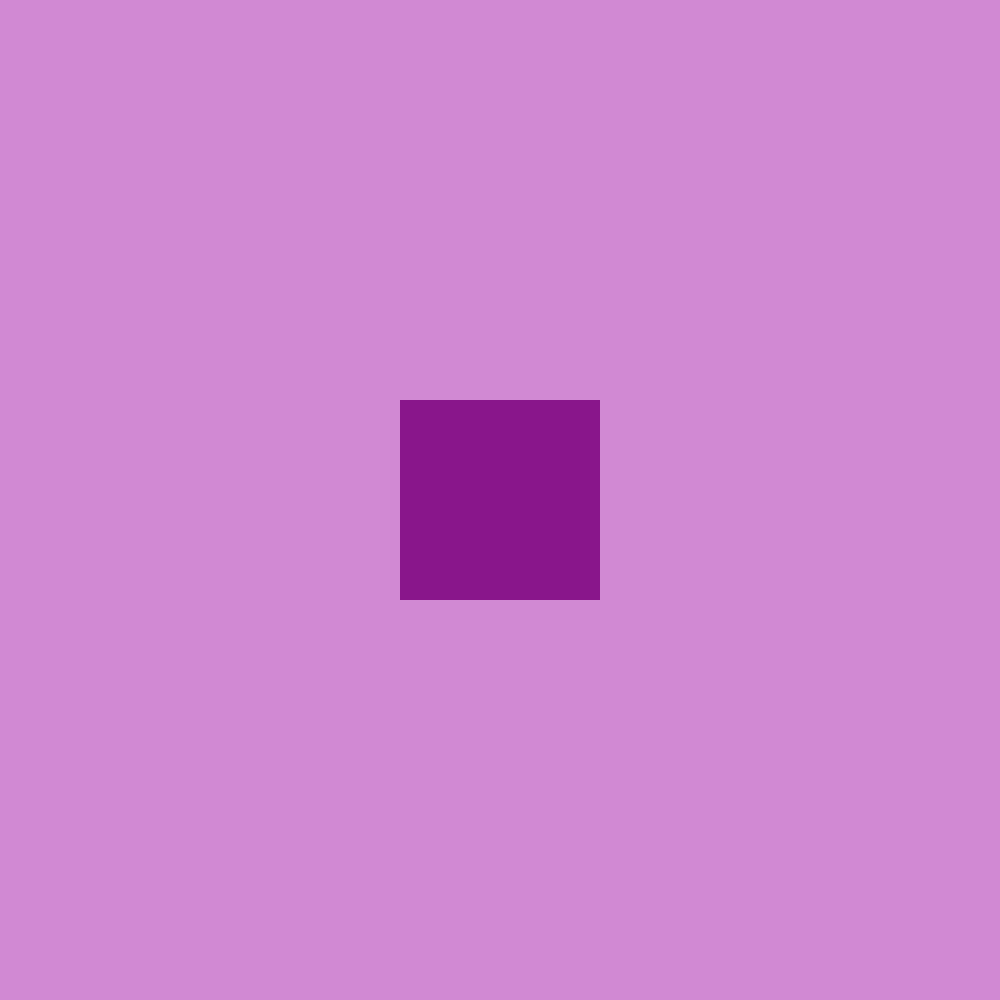
Frame 1 (no input)
Frame 60 (the mouse pressed at the canvas centre just before this capture): identical to frame 1, image omitted
Frame 120 (the mouse held since frame 60 and released just before this capture): identical to frame 1, image omitted

The Processing sketch that drew this single still picture (run headless with seeded random() and noise(); from frame 60 on, the mouse is pressed at the canvas centre):

// Processing sketch: clase_24_junio___2
// ── clase_24_junio___2.pde
int size = 200;
int posX = 200;
int posY = 200;
int posBordeSuperior;
int posBordeInferior;
int posBordeIzquierdo;
int posBordeDerecho;

void setup () {
  size (1000, 1000);
}

void draw() {
  background(#D289D3);

  //float distancia = dist(mouseX, mouseY,width/2, height/2)
  //if (dist(mouseX,mouseY)

  fill(#89168B);
  noStroke();

  //posBordeSuperior;
  posBordeInferior = height/2 + (size/2);
  posBordeIzquierdo =width/2 - (size/2);
  //posBordeDerecho;
  rectMode(CENTER);
  rect(width/2, height/2, size, size);
}
